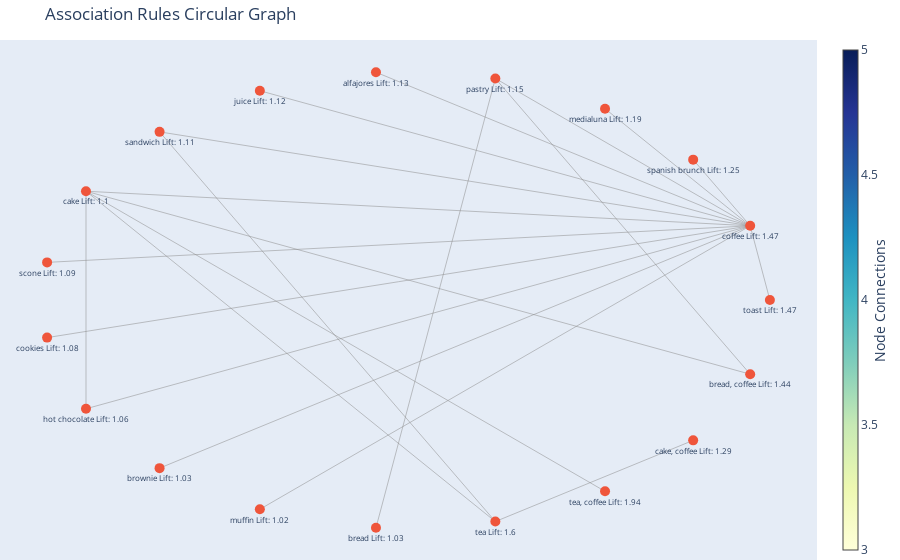

Here is the notebook cell this chart was saved with:
### Code cell
import plotly.graph_objects as go

# Assuming 'rules' is the result of association_rules
G = nx.Graph()

for index, rule in rules.iterrows():
    antecedents = ", ".join(rule["antecedents"])
    consequents = ", ".join(rule["consequents"])
    lift_value = round(rule["lift"], 2)
    G.add_edge(antecedents, consequents, weight=lift_value)

# Circular layout
pos = nx.circular_layout(G)

edge_x = []
edge_y = []
for edge in G.edges():
    x0, y0 = pos[edge[0]]
    x1, y1 = pos[edge[1]]
    edge_x += [x0, x1, None]
    edge_y += [y0, y1, None]

edge_trace = go.Scatter(
    x=edge_x,
    y=edge_y,
    line=dict(width=0.5, color="#888"),
    hoverinfo="none",
    mode="lines",
)

node_x = []
node_y = []
node_names = []
node_text = []  # List to store text for each node

for node in G.nodes():
    x, y = pos[node]
    node_x.append(x)
    node_y.append(y)
    node_names.append(node)

    # Extract lift value from edge
    neighbors = G.neighbors(node)
    if neighbors:
        lift_value = G[node][list(neighbors)[0]]["weight"]
        node_text.append(f"{node}\nLift: {lift_value}")
    else:
        node_text.append(f"{node}")

node_trace = go.Scatter(
    x=node_x,
    y=node_y,
    mode="markers+text",  # Combine markers and text
    hoverinfo="text",
    textposition="bottom center",  # Adjust text position
    textfont=dict(size=8),  # Adjust text size
    text=node_text,  # Display node names and lift values
    marker=dict(
        showscale=True,
        colorscale="YlGnBu",
        size=10,
        colorbar=dict(
            thickness=15, title="Node Connections", xanchor="left", titleside="right"
        ),
    ),
)

fig = go.Figure(
    data=[edge_trace, node_trace],
    layout=go.Layout(
        title="Association Rules Circular Graph",
        showlegend=False,
        hovermode="closest",
        margin=dict(b=0, l=0, r=0, t=40),  # Adjust top margin for the title
        xaxis=dict(showgrid=False, zeroline=False, showticklabels=False),
        yaxis=dict(showgrid=False, zeroline=False, showticklabels=False),
    ),
)

fig.show()

### Figure 1 — Plotly figure (JSON) as saved in the notebook; plotly's stock layout.template omitted (floating-point values rounded to 4 significant figures)
{"data": [{"hoverinfo": "none", "line": {"color": "#888", "width": 0.5}, "mode": "lines", "type": "scatter", "x": [1, 0.9458, null, 0.9458, 0.7891, null, 0.9458, 0.5469, null, 0.9458, 0.2455, null, 0.9458, -0.08258, null, 0.9458, -0.4017, null, 0.9458, -0.6773, null, 0.9458, -0.8795, null, 0.9458, -0.9864, null, 0.9458, -0.9864, null, 0.9458, -0.8795, null, 0.9458, -0.6773, null, 0.9458, -0.4017, null, 0.2455, -0.08258, null, 0.2455, 0.9458, null, -0.6773, 0.2455, null, -0.8795, 0.2455, null, -0.8795, 0.5469, null, -0.8795, -0.8795, null, -0.8795, 0.9458, null, 0.2455, 0.7891, null], "y": [-1.255e-08, 0.3247, null, 0.3247, 0.6142, null, 0.3247, 0.8372, null, 0.3247, 0.9694, null, 0.3247, 0.9966, null, 0.3247, 0.9158, null, 0.3247, 0.7357, null, 0.3247, 0.4759, null, 0.3247, 0.1646, null, 0.3247, -0.1646, null, 0.3247, -0.4759, null, 0.3247, -0.7357, null, 0.3247, -0.9158, null, 0.9694, -0.9966, null, 0.9694, -0.3247, null, 0.7357, -0.9694, null, 0.4759, -0.9694, null, 0.4759, -0.8372, null, 0.4759, -0.4759, null, 0.4759, -0.3247, null, -0.9694, -0.6142, null]}, {"hoverinfo": "text", "marker": {"colorbar": {"thickness": 15, "title": {"side": "right", "text": "Node Connections"}, "xanchor": "left"}, "colorscale": [[0, "rgb(255,255,217)"], [0.125, "rgb(237,248,177)"], [0.25, "rgb(199,233,180)"], [0.375, "rgb(127,205,187)"], [0.5, "rgb(65,182,196)"], [0.625, "rgb(29,145,192)"], [0.75, "rgb(34,94,168)"], [0.875, "rgb(37,52,148)"], [1, "rgb(8,29,88)"]], "showscale": true, "size": 10}, "mode": "markers+text", "text": ["toast\nLift: 1.47", "coffee\nLift: 1.47", "spanish brunch\nLift: 1.25", "medialuna\nLift: 1.19", "pastry\nLift: 1.15", "alfajores\nLift: 1.13", "juice\nLift: 1.12", "sandwich\nLift: 1.11", "cake\nLift: 1.1", "scone\nLift: 1.09", "cookies\nLift: 1.08", "hot chocolate\nLift: 1.06", "brownie\nLift: 1.03", "muffin\nLift: 1.02", "bread\nLift: 1.03", "tea\nLift: 1.6", "tea, coffee\nLift: 1.94", "cake, coffee\nLift: 1.29", "bread, coffee\nLift: 1.44"], "textfont": {"size": 8}, "textposition": "bottom center", "type": "scatter", "x": [1, 0.9458, 0.7891, 0.5469, 0.2455, -0.08258, -0.4017, -0.6773, -0.8795, -0.9864, -0.9864, -0.8795, -0.6773, -0.4017, -0.08258, 0.2455, 0.5469, 0.7891, 0.9458], "y": [-1.255e-08, 0.3247, 0.6142, 0.8372, 0.9694, 0.9966, 0.9158, 0.7357, 0.4759, 0.1646, -0.1646, -0.4759, -0.7357, -0.9158, -0.9966, -0.9694, -0.8372, -0.6142, -0.3247]}], "layout": {"hovermode": "closest", "margin": {"b": 0, "l": 0, "r": 0, "t": 40}, "showlegend": false, "title": {"text": "Association Rules Circular Graph"}, "xaxis": {"showgrid": false, "showticklabels": false, "zeroline": false}, "yaxis": {"showgrid": false, "showticklabels": false, "zeroline": false}}}
